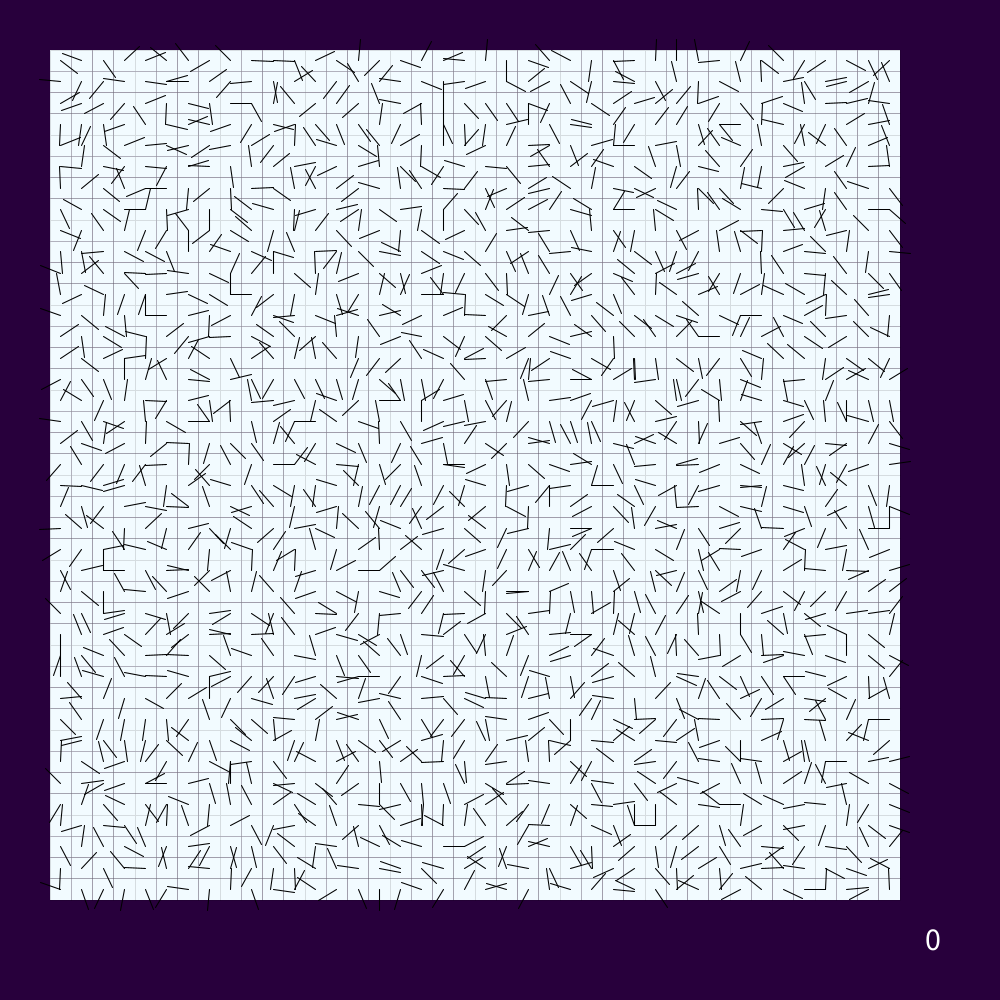
Frame 1 (no input)
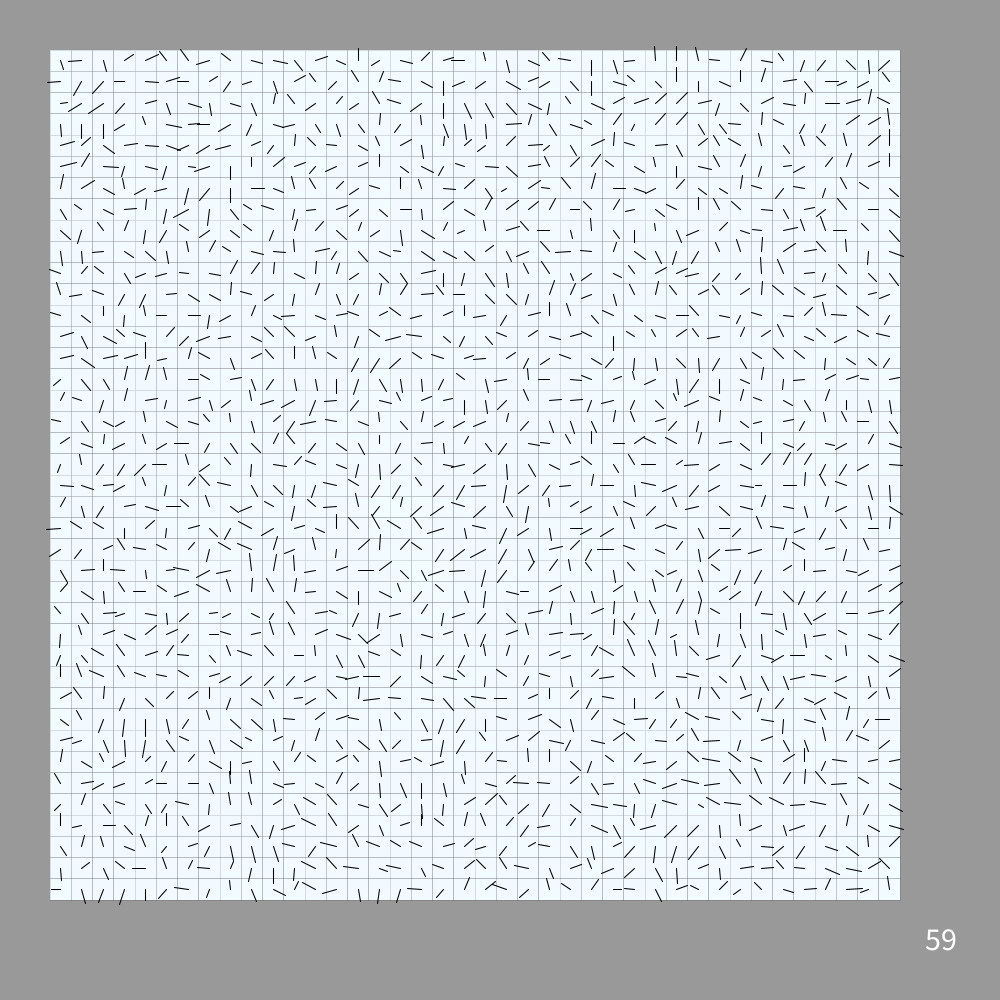
Frame 60 (the mouse pressed at the canvas centre just before this capture)
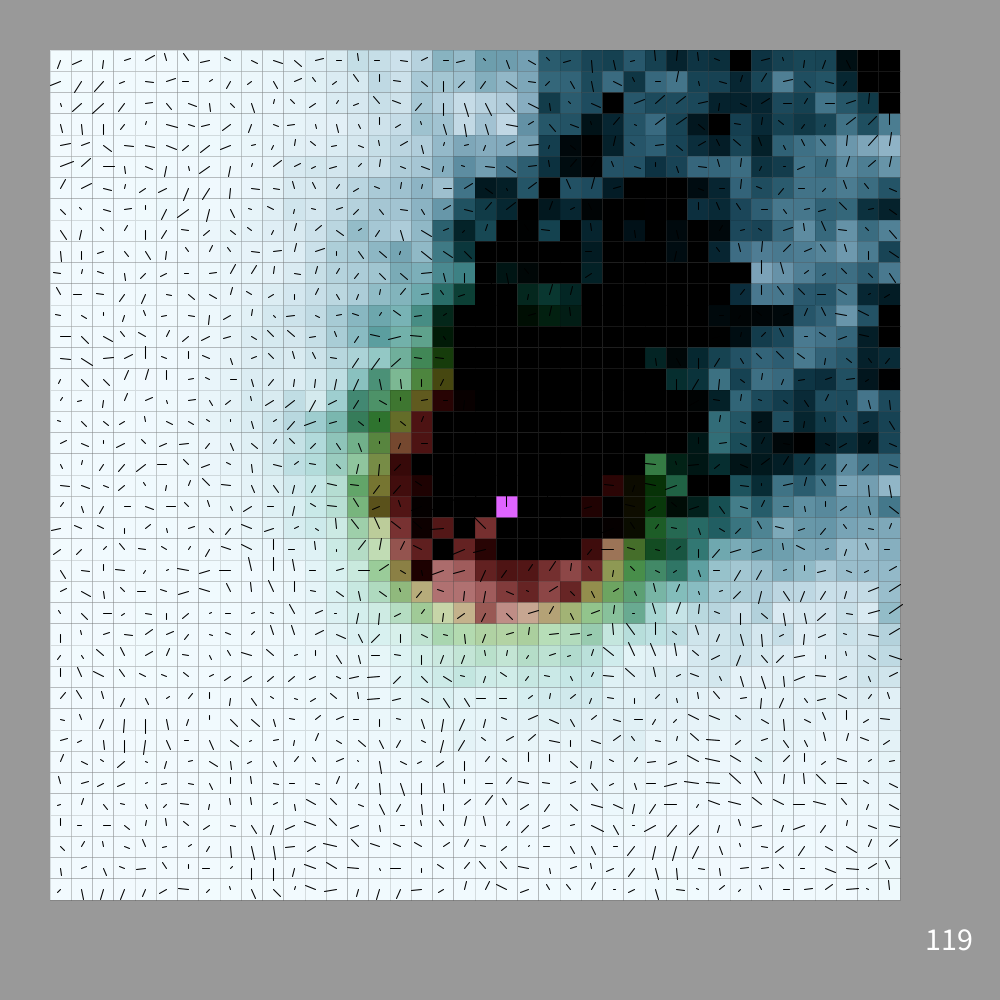
Frame 120 (the mouse held since frame 60 and released just before this capture)

The Processing sketch that drew these frames (run headless with seeded random() and noise(); from frame 60 on, the mouse is pressed at the canvas centre):

// Processing sketch: Smoke_Sim
// ── Smoke_Sim.pde
/*
  Handles the drawing the simulation, and getting a new generation at fixed time steps
 */
// edits visuals
int blinksPerSecond = 30;
boolean drawWindVecs = true;
float padding = 50;

// dont touch
boolean running = true;
int frames = 0;
float cellSize;

CellMap cellMap;


void setup() {
  size(1000, 1000);
  frameRate( blinksPerSecond );
  
  // replace .standard*( w/ .custom() for changes to CellMapSettings to have an effect
  cellMap = new CellMap(CellMapSettings.standard());
  
  float[] cellSizes = { (width-3*padding)/cellMap.cms.gridSizes[0], (height-3*padding)/cellMap.cms.gridSizes[1] };
  cellSize = min(cellSizes);
}


void draw() {
  background(40, 0, 60);
  colorMode(HSB, 100);

  stroke(0, 0, 0);
  fill(100);
  textSize(32);
  text(frames, width-1.5*padding, height-padding);

  drawCells();

  if (frames > 9999) {
    setup();
  }
}

void drawCells() {
  strokeWeight(0);
  for (int i=0; i < cellMap.cms.gridSizes[0]; i++) {
    float y = padding + i*cellSize;
    for (int j=0; j < cellMap.cms.gridSizes[1]; j++) {
      float x = padding + j*cellSize;

      fill(getCellColor(cellMap.cells[i][j]));
      rect(x, y, cellSize, cellSize);
    }
  }

  for (int i = 0; i < cellMap.emissionEpicenters.size(); i++) {
    EmissionEpicenter emEp = cellMap.emissionEpicenters.get(i);
    fill(80, 30+75*(1-(float(emEp.timeAlive)/emEp.lifeTime)), 100);
    rect(padding + emEp.cell.y*cellSize, padding + emEp.cell.x*cellSize, cellSize, cellSize);
  }

  if (drawWindVecs) {
    for (int i=0; i < cellMap.cms.gridSizes[0]; i++) {
      float ly = padding + i*cellSize + cellSize/2;
      for (int j=0; j < cellMap.cms.gridSizes[1]; j++) {
        float lx = padding + j*cellSize + cellSize/2;
        strokeWeight(.05*cellSize);
        line(lx, ly, lx+(cellSize*cellMap.cells[i][j].windVec.y), ly+(cellSize*cellMap.cells[i][j].windVec.x));
      }
    }
  }

  if (running) {
    cellMap.getNextCellGeneration();
    ++frames;
  }
}

void mousePressed() {
  int cellX = floor((mouseY - padding)/cellSize);
  int cellY = floor((mouseX - padding)/cellSize);

  println("new emission:", cellX + "|" + cellY);

  try {
    Cell cell = cellMap.cells[cellX][cellY];
    cellMap.addNewEpicenter(cell);
  }
  catch(Exception e) {
    running = !running;
  }
}

color getCellColor(Cell cell) {
  float h = 70-(.75*cell.temp); //0-70
  float s = 5+cell.smokeCon;
  float b = 100-cell.smokeCon;

  return color(h, s, b);
}

// ── Cell.pde
/*
  Data structure for the indivdual cells. Makes accessing one cells data more convient
*/
class Cell {
  int x, y;
  float temp;
  float smokeCon;
  PVector windVec;
  
  Cell(int x, int y, float temp, float smokeCon) {
    this.x = x;
    this.y = y;
    this.temp = temp;
    this.smokeCon = smokeCon;
    windVec = PVector.random2D().normalize();  
  }
  
  PVector getMidpoint() {
    return new PVector(x+.5, y+.5);
  }
}

// ── CellMap.pde
/*
  Collection of cells that make-up the environment, and contains the functions for simulating generations
 */
class CellMap {
  CellMapSettings cms;
  ArrayList<EmissionEpicenter> emissionEpicenters;

  Cell[][] cells;
  Cell[][] nextCells;

  CellMap(CellMapSettings cms) {
    this.cms = cms;

    cells = new Cell[cms.gridSizes[0]][cms.gridSizes[1]];
    nextCells = new Cell[cms.gridSizes[0]][cms.gridSizes[1]];

    emissionEpicenters = new ArrayList<EmissionEpicenter>();

    for (int i = 0; i < cells.length; i++) {
      for (int j = 0; j < cells[i].length; j++) {
        cells[i][j] = new Cell(i, j, cms.ambientTemperature, 0);
        nextCells[i][j] = cells[i][j];
      }
    }
  }


  void getNextCellGeneration() {
    for (int i = 0; i < cells.length; i++) {
      for (int j = 0; j < cells[i].length; j++) {
        averageSpread(cells[i][j]);
      }
    }

    for (int i = 0; i < cells.length; i++) {
      for (int j = 0; j < cells[i].length; j++) {
        simulateWind(cells[i][j]);
      }
    }

    for (int i = 0; i < cells.length; i++) {
      for (int j = 0; j < cells[i].length; j++) {
        cells[i][j] = nextCells[i][j];
      }
    }

    emit();
  }

  // update individual cell  -------------------------------------------------------------------------------------------

  void averageSpread(Cell cell) {
    //println("\t"+cell.x+"|"+cell.y);
    ArrayList<Cell> neighbours = getNeighbouringCells(cell.x, cell.y);
    float newTemp = cell.temp + cms.tempSpreadMod*(averageTemp(neighbours) - cell.temp);
    float newSmokeCon = cell.smokeCon + cms.smokeSpreadMod*(averageSmokeCon(neighbours)-cell.smokeCon);

    PVector curWind = new PVector(cell.windVec.x, cell.windVec.y);
    PVector newWindVec = curWind.add((averageWindVec(neighbours).sub(curWind)).mult(cms.windSpreadMod));

    nextCells[cell.x][cell.y].temp = newTemp;
    nextCells[cell.x][cell.y].smokeCon = newSmokeCon;
    nextCells[cell.x][cell.y].windVec = newWindVec;
  }

  void simulateWind(Cell cell) {
    ArrayList<Cell> cellsBlownTo = getCellsPassedThrough(cell.getMidpoint(), cell.windVec, 1);
    /*println(cell.x+"|"+cell.y, "blew to:", cellsBlownTo.size());
     for (int i=0; i<cellsBlownTo.size(); i++) {
     println("  "+cellsBlownTo.get(i).x+"|"+cellsBlownTo.get(i).y);
     }*/

    float windSpeed = cell.windVec.mag();

    float curSmoke = nextCells[cell.x][cell.y].smokeCon;
    float curTemp = nextCells[cell.x][cell.y].temp;
    float smokeToDisperse = cell.smokeCon*windSpeed*cms.windSmokeSpreadFactor;
    float tempToDisperse = cell.temp*windSpeed*cms.windTempSpreadFactor;

    smokeToDisperse = min(curSmoke, smokeToDisperse);
    tempToDisperse = min(curTemp, tempToDisperse);
    nextCells[cell.x][cell.y].smokeCon -= smokeToDisperse;
    nextCells[cell.x][cell.y].temp -=tempToDisperse;

    for (int n = 0; n < cellsBlownTo.size(); n++) {
      cellsBlownTo.get(n).smokeCon += smokeToDisperse/cellsBlownTo.size();
      cellsBlownTo.get(n).temp += tempToDisperse/cellsBlownTo.size();
    }

    //println(cell.x+"|"+cell.y + " O:", curSmoke, "N:", nextCells[cell.x][cell.y].smokeCon);

    float newWindSpeed = clamp(cms.minWindSpeed, cms.maxWindSpeed, windSpeed);
    PVector newWindVec = new PVector(cell.windVec.x, cell.windVec.y);
    newWindVec.mult(newWindSpeed/windSpeed);
    newWindVec.add(new PVector(-1, 0).mult((cell.temp-cms.ambientTempToVelocity*cms.ambientTemperature)*cms.risingHeatStrength));

    nextCells[cell.x][cell.y].windVec = newWindVec;
  }

  float averageTemp(ArrayList<Cell> cells) {
    float avgTemp = cms.ambientTemperature;
    for (int n = 0; n < cells.size(); n++) {
      avgTemp += cells.get(n).temp;
    }

    return avgTemp / (cells.size() + 1);
  }

  float averageSmokeCon(ArrayList<Cell> cells) {
    float avgSmokeCon = 0;
    for (int n = 0; n < cells.size(); n++) {
      avgSmokeCon += cells.get(n).smokeCon;
    }

    return avgSmokeCon / cells.size();
  }

  PVector averageWindVec(ArrayList<Cell> cells) {
    PVector avgWindVec = new PVector(0, 0);
    for (int n = 0; n < cells.size(); n++) {
      avgWindVec.add(cells.get(n).windVec);
    }

    return avgWindVec.div(cells.size());
  }

  // Epicenter handlers -------------------------------------------------------------------------------------------

  void addNewEpicenter(Cell newEpicenter) {
    EmissionEpicenter epicenter = new EmissionEpicenter(newEpicenter, cms.emissionSmoke, cms.emissionTemp, cms.emissionDirection, cms.emissionLength);
    emissionEpicenters.add(epicenter);
  }

  void emit() {
    for (int i = 0; i < emissionEpicenters.size(); i++) {
      EmissionEpicenter emEp = emissionEpicenters.get(i);
      emEp.emit();
    }

    for (int i = 0; i < emissionEpicenters.size(); i++) {
      if (emissionEpicenters.get(i).dead) {
        emissionEpicenters.remove(emissionEpicenters.get(i));
        break;
      }
    }
  }

  // Get Cell Lists -------------------------------------------------------------------------------------------

  ArrayList<Cell> getNeighbouringCells(int x, int y) {
    ArrayList<Cell> neighbours = new ArrayList<Cell>();
    for (int i = -1; i < 2; i++) {
      for (int j = -1; j < 2; j++) {
        if (i != 0 || j != 0) {
          try {
            neighbours.add(cells[x+i][y+j]);
          } 
          catch(Exception e) {
            //println("  cell", (x+i) + "|" + (y+j), "doesn't exist");
          }
        }
      }
    }

    return neighbours;
  }

  ArrayList<Cell> getCellsPassedThrough(PVector point, PVector velocity, int layer) {
    //println("P:", point, "V:", velocity);
    PVector endPoint = new PVector(point.x, point.y);
    endPoint.add(velocity);
    //println("E:", endPoint);
    int endX = floor(endPoint.x);

    int endY = floor(endPoint.y);

    //println(layer +" try, E: ["+ endX + "," + endY + "]");
    try {
      Cell endCell = cells[endX][endY];
      ArrayList<Cell> cellsPassedThrough = getEdgePassedThrough(endCell, point, velocity, -1, 0);

      return cellsPassedThrough;
    } 
    catch(Exception e) { // endPoint out of bounds, reducing velocity mag
      if (layer < 3) {
        float newMag = velocity.mag()*(layer/(layer+1));
        if (newMag <= 0) {
          newMag = .25;
        }
        if (newMag == velocity.mag()) { 
          return new ArrayList<Cell>();
        }
        PVector newVelocity = new PVector(velocity.x, velocity.y);
        newVelocity.setMag(newMag);
        //println("endpoint out of bounds, reducing,", velocity.mag(), "to", newMag);
        return getCellsPassedThrough(point, newVelocity, ++layer);
      } else {
        println("couldn't reduce", point, "+", velocity, "to usuable length");
        return new ArrayList<Cell>();
      }
    }
  }

  ArrayList<Cell> getEdgePassedThrough(Cell curCell, PVector point, PVector velocity, int edge, int layer) {
    boolean edgeFound = false;
    int e1 = edge % 4;
    ArrayList<Cell> cellsPassedThrough;
    Cell nextCell = curCell;

    //println("["+curCell.x + "," + curCell.y+"] e1:", e1);

    while (!edgeFound) {
      edge = (++edge) % 4;
      //println(" ", "edge:", edge);
      float t;

      switch(edge) {
      case 0:  //RIGHT
        t = ((curCell.x+1) - point.x)/velocity.x;
        float r = point.y + t*velocity.y;
        if (curCell.y <= r && r <= (curCell.y+1)) {
          edgeFound = true;

          try { // wind velocity continues out of the grid
            nextCell = nextCells[curCell.x+1][curCell.y];
          }
          catch(Exception e) {
            //println("next cell out of bounds");
            cellsPassedThrough = new ArrayList<Cell>();
            cellsPassedThrough.add(curCell);
            return cellsPassedThrough;
          }
        }

      case 1:  //UP
        t = ((curCell.y+1) - point.y)/velocity.y;
        float u = point.x + t*velocity.x;
        if (curCell.x <= u && u <= (curCell.x+1)) {
          edgeFound = true;

          try {
            nextCell = nextCells[curCell.x][curCell.y-1];
          }
          catch(Exception e) {
            //println("next cell out of bounds");
            cellsPassedThrough = new ArrayList<Cell>();
            cellsPassedThrough.add(curCell);
            return cellsPassedThrough;
          }
        }

      case 2:  //LEFT
        t = (curCell.x - point.x)/velocity.x;
        float l = point.y + t*velocity.y;
        if (curCell.y <= l && l <= (curCell.y+1)) {
          edgeFound = true;

          try {
            nextCell = nextCells[curCell.x-1][curCell.y];
          }
          catch(Exception e) {
            //println("next cell out of bounds");
            cellsPassedThrough = new ArrayList<Cell>();
            cellsPassedThrough.add(curCell);
            return cellsPassedThrough;
          }
        }

      case 3:  //DOWN
        t = (curCell.y - point.y)/velocity.y;
        float d = point.x + t*velocity.x;
        if (curCell.x <= d && d <= (curCell.x+1)) {
          edgeFound = true;

          try {
            nextCell = nextCells[curCell.x][curCell.y+1];
          }
          catch(Exception e) {
            //println("next cell out of bounds");
            cellsPassedThrough = new ArrayList<Cell>();
            cellsPassedThrough.add(curCell);
            return cellsPassedThrough;
          }
        }
      }

      if (e1 == edge) { // went through every edge w/o finding an edge it passed through, origin must be in this area
        return new ArrayList<Cell>();
      }

      if (e1 == -1 && edge == 3 && !edgeFound) { // air velocity never leaves the first square
        //print("velocity never leaves", curCell.x + "|" + curCell.y);
        return new ArrayList<Cell>();
      }

      if (layer > 6) {
        return new ArrayList<Cell>();
      }
    }
    cellsPassedThrough = getEdgePassedThrough(nextCell, point, velocity, edge+2, ++layer);
    cellsPassedThrough.add(curCell);

    return cellsPassedThrough;
  }

  // Math funcs  -------------------------------------------------------------------------------------------

  float clamp(float a, float b, float v) {
    if (v < a) {
      v = a;
    }

    if (v > b) {
      v = b;
    }

    return v;
  }
}

// ── CellMapSettings.pde
/*
  Easy system to customize and create default settings for the environment
 */
static class CellMapSettings {

  /* *****NOTE****
   You must change Smoke_Sim_v2 line 21 from 
   CellMapSettings.standard() to CellMapSettings.custom()
   to use the settings changed here
   */

  // general environment
  int[] gridSizes = {60, 60};

  float tempSpreadMod = 0.5;           // 1<n
  float ambientTemperature = 20;
  float ambientTempToVelocity = 1.5;
  float risingHeatStrength = 0.000001;  // 1<n keep pretty small

  float smokeSpreadMod = 0.75;         // 1<n
  float maxSmokeCon = 200;
  float smokeResistanceFactor = 5;     // n<1

  float windSpreadMod = 0.01;          // 1<n
  float windTempSpreadFactor = 0.05;   // 1<n  keep pretty small
  float windSmokeSpreadFactor = 1;     // 1<n
  float maxWindSpeed = 2;
  float minWindSpeed = .9;


  // emission parameters
  float emissionSmoke = 800;
  float emissionTemp = 8000;
  PVector emissionDirection = new PVector(-1, 0);
  int emissionLength = 100;

  CellMapSettings() {
  }

  CellMapSettings(int[] gS, float tSM, float aT, float aTV, float rHS, float sSM, float mSC, float sRF, float wSM, float wTSF, float wSSF, float minWS, float maxWS, float eS, float eT, PVector eD, int eL) {
    this.gridSizes = gS;

    this.tempSpreadMod = tSM;
    this.ambientTemperature = aT;
    this.ambientTempToVelocity = aTV;
    this.risingHeatStrength = rHS;

    this.smokeSpreadMod = sSM; 
    this.maxSmokeCon = mSC;
    this.smokeResistanceFactor = sRF;

    this.windSpreadMod = wSM;
    this.windTempSpreadFactor = wTSF;
    this.windSmokeSpreadFactor = wSSF;
    this.maxWindSpeed = minWS;
    this.minWindSpeed = maxWS;

    this.emissionSmoke = eS;
    this.emissionTemp = eT;
    this.emissionDirection = eD.normalize();
    this.emissionLength = eL;
  }

  static CellMapSettings standard() {
    int[] sizes = {40, 40};
    return new CellMapSettings(sizes, 0.5, 20, 1.5, 0.00001, 0.75, 200, 5, 0.01, 0.05, 1, 1, 0.1, 1000, 8000, new PVector(-1, 0), 100);
  }

  static CellMapSettings custom() {
    return new CellMapSettings();
  }
}

// ── EmissionEpicenter.pde
/*
  Holds info on a source of emission, makes it easier to use
*/

class EmissionEpicenter {
  Cell cell;
  int timeAlive;
  float smoke = 800;
  float temp = 1600;
  PVector direction;
  int lifeTime;
  boolean dead;


  EmissionEpicenter(Cell cell, float emissionSmoke, float emissionTemp, PVector emissionDirection, int emissionLength) {
    this.cell = cell;
    this.smoke = emissionSmoke;
    this.temp = emissionTemp;
    this.direction = emissionDirection;
    this.lifeTime = emissionLength;

    this.timeAlive = 0;
    dead = false;
  }

  void emit() {
    if (!dead) {
      cell.smokeCon = smoke;
      cell.temp = temp;
      cell.windVec = new PVector(direction.x, direction.y);

      timeAlive++;

      if (timeAlive >= lifeTime) {
        dead = true;
      }
    }
  }
}
